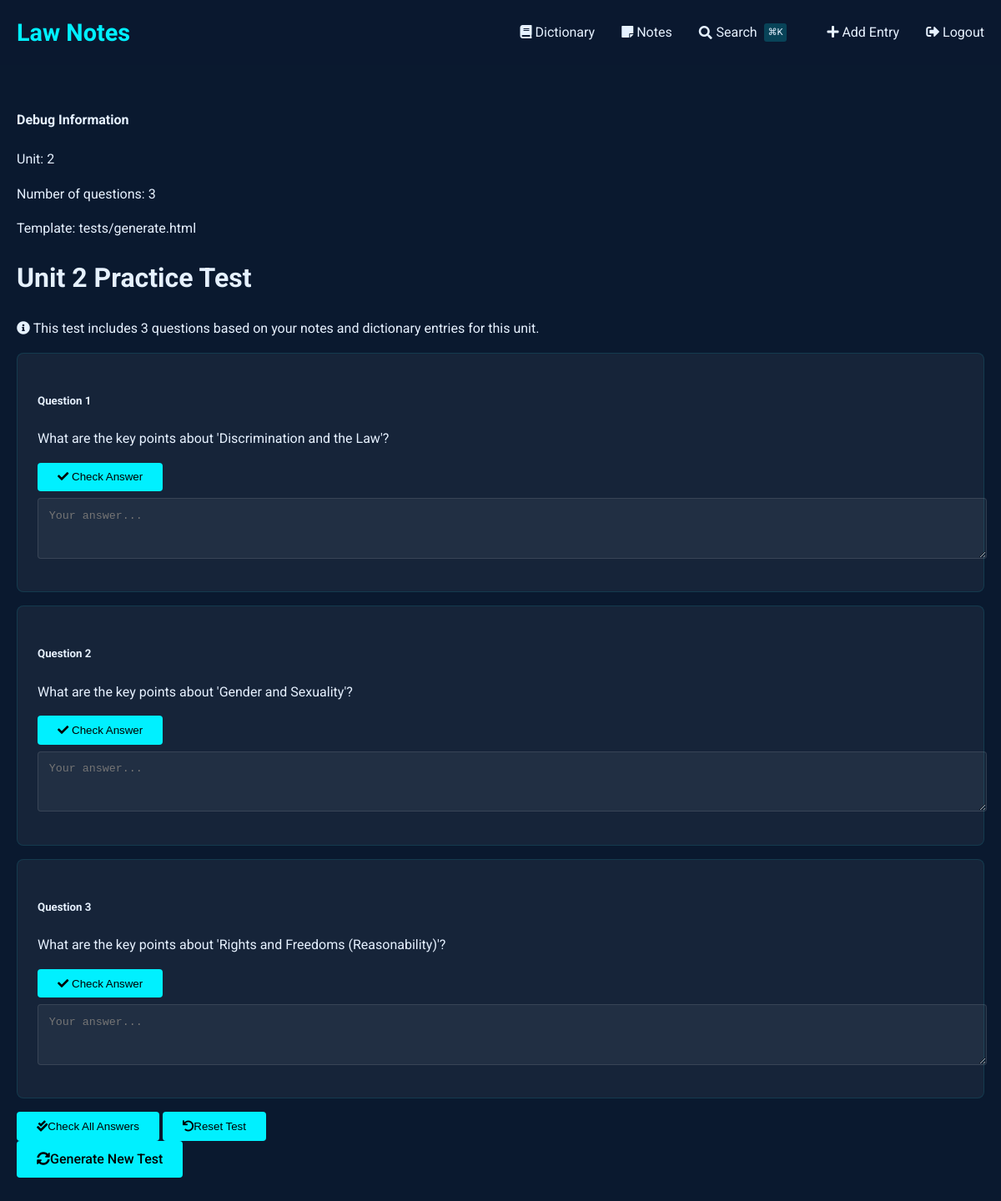
The app's page /tests/generate/2 (signed in) with its own data.
### tables this page shows
CREATE TABLE notes (
    id INTEGER PRIMARY KEY AUTOINCREMENT,
    title TEXT NOT NULL,                -- short title for the note
    content TEXT NOT NULL,              -- the full note text
    unit_number INTEGER,                -- optional: to group with course units
    tags TEXT,                          -- comma-separated or JSON for filtering/search
    related_entries TEXT,               -- store glossary ids (e.g., "1,4,5") for cross-linking
    created_at TIMESTAMP DEFAULT CURRENT_TIMESTAMP,
    last_updated TIMESTAMP DEFAULT CURRENT_TIMESTAMP,
    views INTEGER DEFAULT 0,            -- track popularity
    is_favorite BOOLEAN DEFAULT 0,      -- quick flag for starred notes
    comments TEXT                       -- optional: your own thoughts or annotations
, has_worksheet BOOLEAN DEFAULT 0);

### test_routes.py (the view, shortened to what this page needs)
@test_bp.route('/generate/<int:unit_number>')
def generate_test(unit_number):
    if not session.get("name"):
        return redirect(url_for('auth.login', next=request.url))
    try:
        print(f"\n=== Starting test generation for unit {unit_number} ===")
        print("Current user:", session.get("name"))
        dict_db = SQL("sqlite:///dictionary.db")
        notes_db = SQL("sqlite:///notes.db")
        print("Fetching dictionary entries...")
        dictionary_entries = dict_db.execute("""
            SELECT id, word_phrase, definition, example, unit_number
            FROM entries
            WHERE unit_number = :unit_number
            ORDER BY RANDOM()
            LIMIT 20  # Limit to 20 terms to keep the test manageable
        """, unit_number=unit_number)
        print(f"Found {len(dictionary_entries)} dictionary entries")
        print("Fetching notes...")
        notes = notes_db.execute("""
            SELECT id, title, content, unit_number
            FROM notes
            WHERE unit_number = :unit_number
            ORDER BY RANDOM()
            LIMIT 5  # Limit to 5 notes to keep the test focused
        """, unit_number=unit_number)
        print(f"Found {len(notes)} notes")
        test_questions = []
        all_definitions = [entry['definition'] for entry in dictionary_entries]
        print(f"Generating questions from {len(dictionary_entries)} dictionary entries...")
        print(f"Generating questions from {len(notes)} notes...")
        for note in notes:
            test_questions.append({
                'type': 'short_answer',
                'question': f"What are the key points about '{note['title']}'?",
                'answer': note['content'],
                'options': []
            })
        random.shuffle(test_questions)
        test_questions = test_questions[:15]
        print(f"\n=== DEBUG: Generated {len(test_questions)} questions ===")
        for i, q in enumerate(test_questions):
            print(f"Question {i+1} (Type: {q['type']}): {q['question'][:100]}...")
            if 'options' in q and q['options']:
                print(f"  Options: {q['options']}")
        template_path = 'tests/generate.html'
        print(f"\n=== DEBUG: Attempting to render template: {template_path}")
        from flask import current_app, render_template_string
        with current_app.app_context():
            try:
                test_render = render_template_string('Test template rendering: {{ test_var }}', test_var='SUCCESS')
                print(f"Template rendering test: {test_render}")
                template = current_app.jinja_env.get_or_select_template(template_path)
                print("Template found and loaded successfully")
                test_data = [
                    {
                        'type': 'test',
                        'question': 'Test question',
                        'answer': 'Test answer',
                        'options': []
                    }
                ]
                test_output = render_template(template_path,
                                          test_questions=test_data,
                                          unit_number=unit_number)
                print(f"Test render successful. Output length: {len(test_output) if test_output else 0} characters")
            except Exception as e:
                print(f"\n=== TEMPLATE ERROR ===")
                print(f"Error: {str(e)}")
                import traceback
                traceback.print_exc()
                print("====================\n")
                raise
        print("\n=== Rendering actual template with real data ===")
        return render_template(template_path,
                             test_questions=test_questions,
                             unit_number=unit_number)
    except Exception as e:
        import traceback
        error_msg = f'Error generating test: {str(e)}\n\n{traceback.format_exc()}'
        print("\n" + "="*50)
        print("ERROR IN TEST GENERATION:")
        print(error_msg)
        print("="*50 + "\n")
        flash('Error generating test. Please check the server logs for details.', 'error')
        return redirect(url_for('dictionary.index'))

### sql.py (called while the page is built, shortened)
def _enable_logging(f):
    import logging
    import functools
    import os
    @functools.wraps(f)
    def decorator(*args, **kwargs):
        try:
            import flask
        except ModuleNotFoundError:
            return f(*args, **kwargs)
        disabled = logging.getLogger("cs50").disabled
        if flask.current_app and os.getenv("FLASK_ENV") == "development":
            logging.getLogger("cs50").disabled = False
        try:
            return f(*args, **kwargs)
        finally:
            logging.getLogger("cs50").disabled = disabled
    return decorator

def _parse_placeholder(token):
    import re
    import sqlparse
    if (
        not isinstance(token, sqlparse.sql.Token)
        or token.ttype != sqlparse.tokens.Name.Placeholder
    ):
        raise TypeError()
    if token.value == "?":
        return "qmark", None
    matches = re.search(r"^:([1-9]\d*)$", token.value)
    if matches:
        return "numeric", int(matches.group(1)) - 1
    matches = re.search(r"^:([a-zA-Z]\w*)$", token.value)
    if matches:
        return "named", matches.group(1)

    def __del__(self):
        self._disconnect()

    def _disconnect(self):
        if hasattr(_data, self._name()):
            getattr(_data, self._name()).close()
            delattr(_data, self._name())

    def _name(self):
        return str(hash(self))

        def connect(dbapi_connection, connection_record):
            try:
                if isinstance(
                    dbapi_connection, sqlite3.Connection
                ):  # If back end is sqlite
                    cursor = dbapi_connection.cursor()
                    cursor.execute("PRAGMA foreign_keys=ON")
                    cursor.close()
            except:
                pass

### templates/tests/generate.html (shortened to what this page needs)
{% extends "dictionary/base.html" %}
{% block content %}
<div class="container mt-4">
    <div class="alert alert-warning">
        <h4>Debug Information</h4>
        <p>Unit: {{ unit_number }}</p>
        <p>Number of questions: {{ test_questions|length }}</p>
        <p>Template: {{ self._TemplateReference__context.name }}</p>
    </div>
    <div class="row">
        <div class="col-12">
            <h1 class="mb-4">Unit {{ unit_number }} Practice Test</h1>
            <div class="alert alert-info">
                <i class="fas fa-info-circle me-2"></i>
                This test includes {{ test_questions|length }} questions based on your notes and dictionary entries for this unit.
            </div>
            <form id="testForm">
                {% for question in test_questions %}
                <div class="card mb-4 question-card" data-type="{{ question.type }}">
                    <div class="card-header bg-light">
                        <h5 class="mb-0">Question {{ loop.index }}</h5>
                    </div>
                    <div class="card-body">
                        <div class="d-flex justify-content-between align-items-center mb-3">
                            <p class="question-text mb-0">{{ question.question|safe }}</p>
                            <button type="button" class="btn btn-sm btn-outline-primary check-single" data-question-index="{{ loop.index0 }}">
                                <i class="fas fa-check"></i> Check Answer
                            </button>
                        </div>
                        {% if question.type == 'multiple_choice' %}
                            <div class="form-group">
                                {% for option in question.options %}
                                <div class="form-check">
                                    <input class="form-check-input" type="radio"
                                           name="q{{ loop.index0 }}" id="q{{ loop.index0 }}_{{ loop.index }}"
                                           value="{{ option }}" required>
                                    <label class="form-check-label" for="q{{ loop.index0 }}_{{ loop.index }}">
                                        {{ option }}
                                    </label>
                                </div>
                                {% endfor %}
                            </div>
                        {% elif question.type == 'fill_blank' %}
                            <div class="form-group">
                                <input type="text" class="form-control answer-input"
                                       name="q{{ loop.index0 }}" placeholder="Your answer..." required>
                            </div>
                        {% else %}
                            <div class="form-group">
                                <textarea class="form-control answer-input" name="q{{ loop.index0 }}"
                                          rows="3" placeholder="Your answer..." required></textarea>
                            </div>
                        {% endif %}
                    </div>
                </div>
                {% endfor %}
                <div class="d-flex justify-content-between mb-5">
                    <div>
                        <button type="button" class="btn btn-primary me-2" id="checkAllAnswers">
                            <i class="fas fa-check-double me-2"></i>Check All Answers
                        </button>
                        <button type="button" class="btn btn-outline-secondary" id="resetTest">
                            <i class="fas fa-undo me-2"></i>Reset Test
                        </button>
                    </div>
                    <a href="{{ url_for('tests.generate_test', unit_number=unit_number) }}"
                       class="btn btn-outline-secondary">
                        <i class="fas fa-sync-alt me-2"></i>Generate New Test
                    </a>
                </div>
            </form>
        </div>
    </div>
</div>
{% endblock %}

### templates/dictionary/base.html (style rules this page uses)
:root { --primary: #00f0ff; --bg-dark: #0a192f; --text: #e6f1ff; --success: #2ecc71; --error: #e74c3c; }
body { font-family: 'Roboto', sans-serif; background-color: var(--bg-dark); color: var(--text); line-height: 1.6; margin: 0; padding: 0; }
.container { max-width: 1200px; margin: 0 auto; padding: 0 20px; }
.card { background: rgba(255, 255, 255, 0.05); border-radius: 8px; padding: 1.5rem; margin: 1rem 0; border: 1px solid rgba(0, 240, 255, 0.1); }
.btn { display: inline-block; padding: 0.6rem 1.5rem; background: var(--primary); color: #000; border: none; border-radius: 4px; cursor: pointer; text-decoration: none; font-weight: 500; transition: all 0.3s; }
.form-control { width: 100%; padding: 0.8rem; margin: 0.5rem 0; background: rgba(255, 255, 255, 0.05); border: 1px solid rgba(255, 255, 255, 0.1); border-radius: 4px; color: var(--text); }

### records on screen
notes: question "What are the key points about 'Discrimination and the Law'?"
notes: question "What are the key points about 'Gender and Sexuality'?"
notes: question "What are the key points about 'Rights and Freedoms (Reasonability)'?"

### other values on screen
{{ unit_number }} "2"
{{ test_questions|length }} "3"
{{ self._TemplateReference__context.name }} "tests/generate.html"
